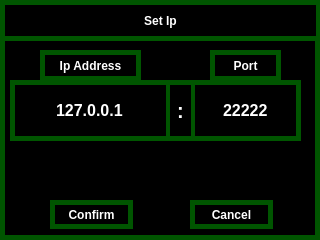
<?xml version="1.0" encoding="UTF-8"?>
<ui version="4.0">
 <class>SetIp</class>
 <widget class="QDialog" name="SetIp">
  <property name="geometry">
   <rect>
    <x>0</x>
    <y>0</y>
    <width>320</width>
    <height>240</height>
   </rect>
  </property>
  <property name="sizePolicy">
   <sizepolicy hsizetype="Fixed" vsizetype="Fixed">
    <horstretch>0</horstretch>
    <verstretch>0</verstretch>
   </sizepolicy>
  </property>
  <property name="minimumSize">
   <size>
    <width>320</width>
    <height>240</height>
   </size>
  </property>
  <property name="maximumSize">
   <size>
    <width>320</width>
    <height>240</height>
   </size>
  </property>
  <property name="windowTitle">
   <string>Set Ip</string>
  </property>
  <property name="styleSheet">
   <string notr="true">background-color: rgb(0, 0, 0);
border:5px solid rgb(0, 85, 0);
color: white;</string>
  </property>
  <widget class="QLabel" name="ErrorLabel">
   <property name="enabled">
    <bool>true</bool>
   </property>
   <property name="geometry">
    <rect>
     <x>30</x>
     <y>150</y>
     <width>271</width>
     <height>41</height>
    </rect>
   </property>
   <property name="styleSheet">
    <string notr="true">background-color: transparent;
color:rgb(0, 0, 0);
border:0px;
font-size: 18px;</string>
   </property>
   <property name="text">
    <string>Invalid IP/Port</string>
   </property>
   <property name="alignment">
    <set>Qt::AlignCenter</set>
   </property>
  </widget>
  <widget class="QLabel" name="label_2">
   <property name="geometry">
    <rect>
     <x>0</x>
     <y>0</y>
     <width>321</width>
     <height>41</height>
    </rect>
   </property>
   <property name="styleSheet">
    <string notr="true">font: bold;</string>
   </property>
   <property name="text">
    <string>Set Ip</string>
   </property>
   <property name="alignment">
    <set>Qt::AlignCenter</set>
   </property>
  </widget>
  <widget class="QPushButton" name="ConfirmButton">
   <property name="geometry">
    <rect>
     <x>50</x>
     <y>200</y>
     <width>83</width>
     <height>29</height>
    </rect>
   </property>
   <property name="styleSheet">
    <string notr="true">font: bold;</string>
   </property>
   <property name="text">
    <string>Confirm</string>
   </property>
  </widget>
  <widget class="QPushButton" name="CancelButton">
   <property name="geometry">
    <rect>
     <x>190</x>
     <y>200</y>
     <width>83</width>
     <height>29</height>
    </rect>
   </property>
   <property name="styleSheet">
    <string notr="true">font: bold;</string>
   </property>
   <property name="text">
    <string>Cancel</string>
   </property>
  </widget>
  <widget class="QLabel" name="label">
   <property name="geometry">
    <rect>
     <x>40</x>
     <y>50</y>
     <width>101</width>
     <height>31</height>
    </rect>
   </property>
   <property name="styleSheet">
    <string notr="true">font: bold;</string>
   </property>
   <property name="text">
    <string>Ip Address</string>
   </property>
   <property name="alignment">
    <set>Qt::AlignCenter</set>
   </property>
  </widget>
  <widget class="QLabel" name="label_3">
   <property name="geometry">
    <rect>
     <x>210</x>
     <y>50</y>
     <width>71</width>
     <height>31</height>
    </rect>
   </property>
   <property name="styleSheet">
    <string notr="true">font: bold;</string>
   </property>
   <property name="text">
    <string>Port</string>
   </property>
   <property name="alignment">
    <set>Qt::AlignCenter</set>
   </property>
  </widget>
  <widget class="QLineEdit" name="PortSetter">
   <property name="geometry">
    <rect>
     <x>190</x>
     <y>80</y>
     <width>111</width>
     <height>61</height>
    </rect>
   </property>
   <property name="font">
    <font>
     <pointsize>12</pointsize>
     <italic>false</italic>
     <bold>true</bold>
    </font>
   </property>
   <property name="text">
    <string>22222</string>
   </property>
   <property name="maxLength">
    <number>6</number>
   </property>
   <property name="alignment">
    <set>Qt::AlignCenter</set>
   </property>
   <property name="clearButtonEnabled">
    <bool>false</bool>
   </property>
  </widget>
  <widget class="QLineEdit" name="IpSetter">
   <property name="geometry">
    <rect>
     <x>10</x>
     <y>80</y>
     <width>161</width>
     <height>61</height>
    </rect>
   </property>
   <property name="font">
    <font>
     <pointsize>12</pointsize>
     <bold>true</bold>
    </font>
   </property>
   <property name="text">
    <string>127.0.0.1</string>
   </property>
   <property name="maxLength">
    <number>16</number>
   </property>
   <property name="alignment">
    <set>Qt::AlignCenter</set>
   </property>
  </widget>
  <widget class="QLabel" name="label_4">
   <property name="geometry">
    <rect>
     <x>170</x>
     <y>80</y>
     <width>21</width>
     <height>61</height>
    </rect>
   </property>
   <property name="font">
    <font>
     <pointsize>15</pointsize>
     <bold>true</bold>
    </font>
   </property>
   <property name="styleSheet">
    <string notr="true">border-left:0px;
border-right:0px;
</string>
   </property>
   <property name="text">
    <string>:</string>
   </property>
   <property name="alignment">
    <set>Qt::AlignCenter</set>
   </property>
   <property name="margin">
    <number>0</number>
   </property>
   <property name="indent">
    <number>-1</number>
   </property>
   <property name="textInteractionFlags">
    <set>Qt::NoTextInteraction</set>
   </property>
  </widget>
 </widget>
 <resources/>
 <connections>
  <connection>
   <sender>CancelButton</sender>
   <signal>pressed()</signal>
   <receiver>SetIp</receiver>
   <slot>reject()</slot>
   <hints>
    <hint type="sourcelabel">
     <x>231</x>
     <y>214</y>
    </hint>
    <hint type="destinationlabel">
     <x>159</x>
     <y>119</y>
    </hint>
   </hints>
  </connection>
 </connections>
</ui>
